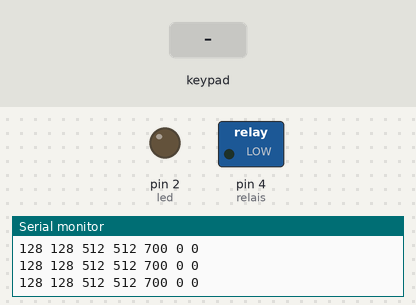
Simulated run of this sketch. Board: Arduino Uno, built with avr-gcc and run on an emulated ATmega328P. Shown: switched loads named in the sketch (green lamp = pin HIGH), output pins drawn as LEDs (lit = HIGH), the last lines printed to the serial monitor. The test bench sets the inputs (shaded band).

Above: at 1.2 s.
1.3 s: key 'X' pressed
At 1.9 s:
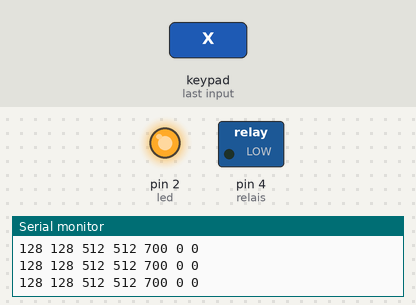
2.8 s: key 'O' pressed
At 3.3 s:
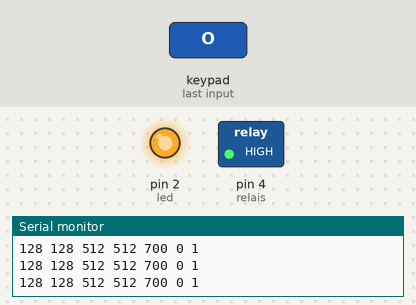
4.3 s: key 'X' pressed
At 5.0 s:
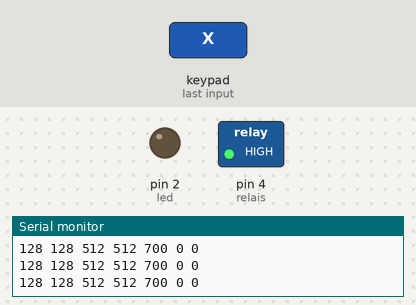
Timing chart, 0 to 7.3 s (numbered marks = the images above; inputs shaded):
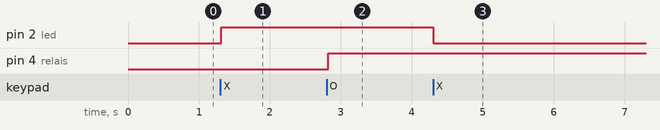

The sketch:

nunchuck_relais.ino
```cpp
#include <Arduino.h>
#include <Wire.h>
#include <ArduinoNunchuk.h>

#define BAUDRATE 9600

ArduinoNunchuk nunchuk = ArduinoNunchuk();
const int led = 2;
const int relais = 4;

int state = LOW;
bool push_z = true;
bool push_c = true;

void setup()
{
  Serial.begin(BAUDRATE);
  pinMode(led, OUTPUT);
  pinMode(relais, OUTPUT);
  nunchuk.init();   // Initialiser le nunchuck
}

void loop()
{
  nunchuk.update();  // lecture des donnees

  if (nunchuk.zButton == 1)
  {
    if (!digitalRead(led) && push_z == false)
      digitalWrite(led, HIGH);
    else if (push_z == false)
      digitalWrite(led, LOW);
    push_z = true;
  }
  else
    push_z = false;

  if (nunchuk.cButton == 1)
  {
    if (!digitalRead(relais) && push_c == false)
      digitalWrite(relais, HIGH);
    else if (push_c == false)
      digitalWrite(relais, LOW);
    push_c = true;
  }
  else
    push_c = false;

  // Impression des valeurs du nunchuk
  // Joystick XY
  Serial.print(nunchuk.analogX, DEC);  // 0-255 X, 125 au neutre
  Serial.print(' ');
  Serial.print(nunchuk.analogY, DEC);
  Serial.print(' ');
  // Accelerometre XYZ
  Serial.print(nunchuk.accelX, DEC);
  Serial.print(' ');
  Serial.print(nunchuk.accelY, DEC);
  Serial.print(' ');
  Serial.print(nunchuk.accelZ, DEC);
  Serial.print(' ');
  // Boutons c et z
  Serial.print(nunchuk.zButton, DEC);
  Serial.print(' ');
  Serial.println(nunchuk.cButton, DEC);

}
```

Measured:
- after the input at 1.3 s, pin 2 (led): LOW → HIGH at once
- after the input at 2.8 s, pin 4 (relais): LOW → HIGH at once
- after the input at 4.3 s, pin 2 (led): HIGH → LOW at once
